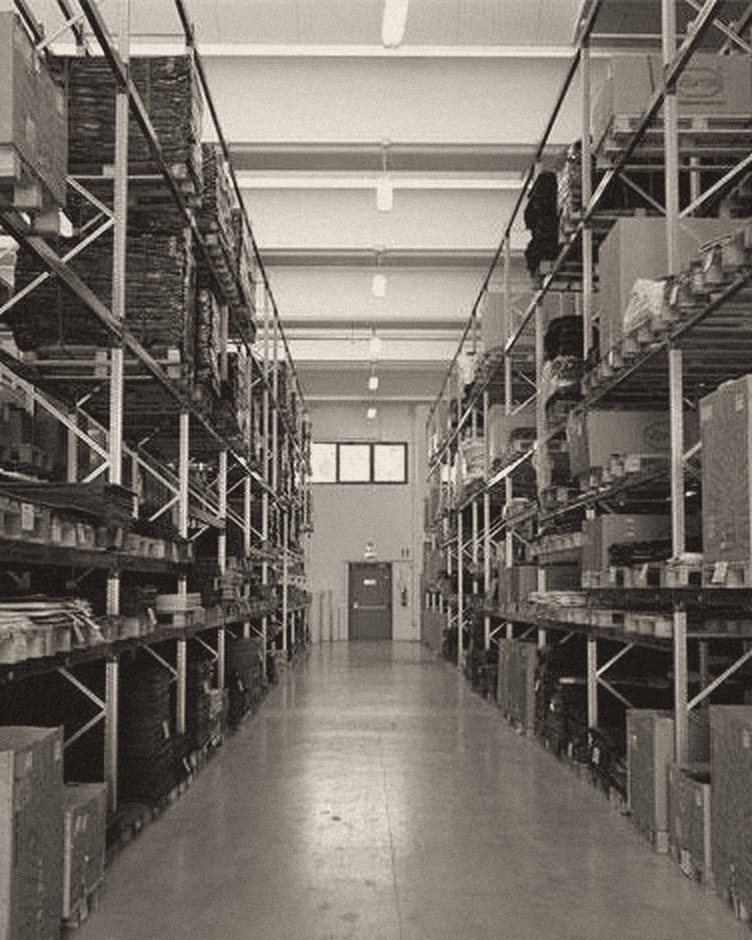
#> input picture BenvegnuSrl-Sito/assets/web/corsia-4x5.jpg, 752 x 940 px
$ python -i prepara_immagini.py   (imports and definitions only)
#> lines starting #> are read from the running program, lines starting #| are printed output that depends on the picture
# -*- coding: utf-8 -*-
"""
Prepara le immagini del sito in assets/web/.
- foto di sede e magazzino: bianco e nero neutro, curva a S leggera (neri profondi, luci pulite), ritagli per l'uso
  (hero a tutta altezza, blocchi foto del catalogo); mai ingrandite oltre 2x i pixel reali
- foto prodotto: a colori (il colore di un filo o di una suola è informazione), 800x800 su bianco, oggetto centrato
- logo: originale per la testata, versione bianca per le parti nere; loghi dei marchi a un solo colore (#111111),
  così stanno con le foto in bianco e nero invece di fare quattro macchie di colore; logo Benvegnù piatto nero per la testata
Uso: python3 prepara_immagini.py
"""
import json
import os

from PIL import Image, ImageChops, ImageEnhance, ImageFilter, ImageOps

QUI = os.path.dirname(os.path.abspath(__file__))
ASSET = os.path.join(os.path.dirname(QUI), 'assets')
ORIG = os.path.join(ASSET, 'originali')
EST = os.path.join(ASSET, 'esterne')
WEB = os.path.join(ASSET, 'web')

FACCIATA = os.path.join(EST, 'google-business-proprietario-01.jpg')
SLIDE = {
    'rotoli': 'home-slider-articoli-collanti-per-calzature-e-pelletterie-padova-venezia-2-45-38.jpg',
    'lastre': 'home-slider-articoli-collanti-per-calzature-e-pelletterie-padova-venezia-3-37-39.jpg',
    'tacchi': 'home-slider-articoli-per-calzature-padova-venezia-40-41.jpg',
    'colle': 'home-slider-benvegnu-articoli-per-calzature-e-pelletterie-vigonovo-venezia-32-47.jpg',
    'corsia': 'home-slider-ingrosso-articoli-per-pelletteria-calzature-padova-venezia-benvegnu-29-51.jpg',
    'solette': 'home-slider-solette-calzature-padova-venezia-vibram-46-54.jpg',
    'banco': 'home-slider-solette-vibram-suole-benvegu-26.jpg',
    'espositore': 'home-slider-suole-scarpe-ginnastica-vibram-benvegnu-padova-venezia-25.jpg',
}

# nome web: (sorgente, rapporto o None per l'intera foto, larghezza in uscita, fuoco x, fuoco y)
FOTO = {
    'sede-hero.jpg': (FACCIATA, '9:10', 1240, 0.70, 0.45),        # metà destra della hero, a tutta altezza
    'sede-hero-mobile.jpg': (FACCIATA, '4:3', 1200, 0.66, 0.42),
    'sede-larga.jpg': (FACCIATA, '21:9', 2048, 0.50, 0.36),
    'blocco-vibram.jpg': (SLIDE['banco'], '4:3', 750, 0.45, 0.55),
    'blocco-utensili.jpg': (SLIDE['colle'], '4:3', 750, 0.62, 0.50),
    'blocco-tomaia.jpg': (SLIDE['rotoli'], '4:3', 750, 0.50, 0.50),
    'blocco-cura.jpg': (SLIDE['solette'], '4:3', 750, 0.60, 0.50),
    'espositore-vibram.jpg': (SLIDE['espositore'], '1:1', 940, 0.50, 0.50),    # tiene intera la scritta 'vibram' a sinistra
    'banco-suole.jpg': (SLIDE['banco'], None, 750, 0.5, 0.5),
    'magazzino-corsia.jpg': (SLIDE['corsia'], None, 750, 0.5, 0.5),
    'magazzino-lastre.jpg': (SLIDE['lastre'], None, 750, 0.5, 0.5),
    'magazzino-tacchi.jpg': (SLIDE['tacchi'], None, 750, 0.5, 0.5),
}

# articoli scelti dal catalogo per rappresentare famiglie e modelli (productid del sito attuale)
PRODOTTI = [
    '1895', '9978', '14932', '2031', '8843', '1828',                 # utensili
    '80075', '85109', '83169', '82768', '83137', '85014',            # suole Vibram
    '82268', '84413', '84952', '84305',                              # lastre Vibram
    '83255', '80751', '83566', '83263',                              # mezzesuole e tacchi Vibram
    '1075', '15887', '1030', '9266', '10275',                        # filati ed elastici
    '14563', '1802', '1795',                                         # modelleria e riparazione
    '15752', '10572', '7995',                                        # esposizione e cura
    '9907', '15947',                                                 # igiene e sicurezza
    '2055', '15531',                                                 # imballaggio
]


# [37 lines left out: functions ritaglia, bianco_nero, foto, not called in this run]


def prodotto(src, dst, lato=800):
#> called with src = '../assets/web/corsia-4x5.jpg', dst = 'out.png', lato = 800
    im = Image.open(src).convert('RGB')
#> im is the input picture: PIL image 752x940 RGB; mean R, G, B 116.5, 110.3, 102.9
    g = ImageOps.grayscale(im)
    bbox = ImageOps.invert(g).point(lambda v: 255 if v > 14 else 0).getbbox() or (0, 0) + im.size
#> bbox = (0, 0, 752, 940)
    obj = im.crop(bbox)
    lim = int(lato * 0.78)
    scala = min(lim / obj.size[0], lim / obj.size[1])
#> scala = 0.664
    if max(im.size) <= 400:
        scala = min(scala, 1.6)           # le foto Vibram sono 400x400: ingrandimento contenuto
    obj = obj.resize((max(1, int(obj.size[0] * scala)), max(1, int(obj.size[1] * scala))), Image.LANCZOS)
    out = Image.new('RGB', (lato, lato), 'white')
#> out: PIL image 800x800 RGB; every value is 255
    out.paste(obj, ((lato - obj.size[0]) // 2, (lato - obj.size[1]) // 2))
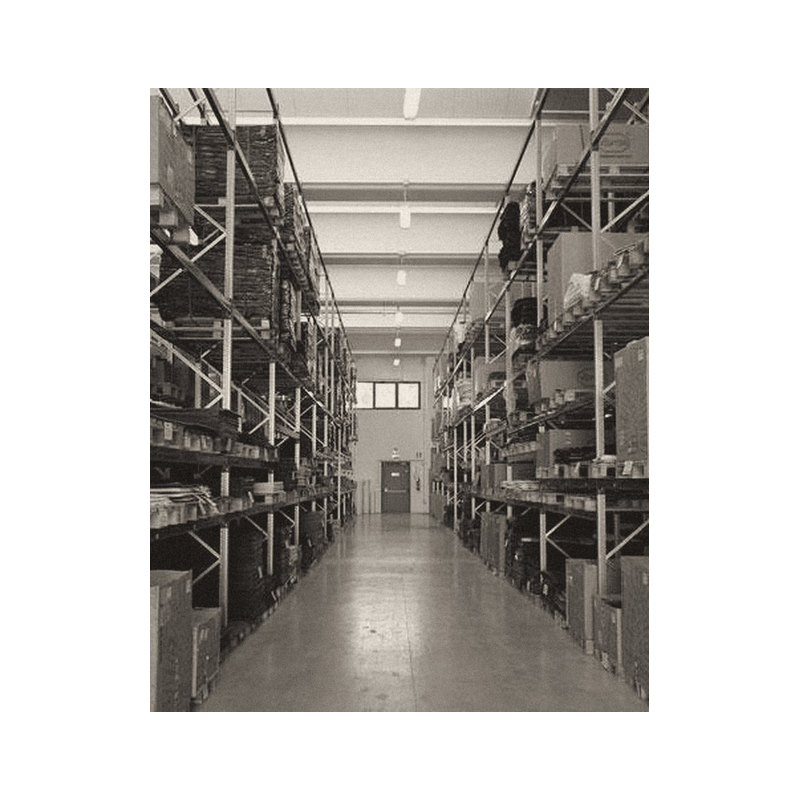
#> out: PIL image 800x800 RGB; mean R, G, B 187.6, 184.6, 181
    out.save(dst, 'JPEG', quality=86, optimize=True, progressive=True)


# [44 lines left out: functions logo_colore, logo_monocolore, main, not called in this run]


# [2 lines not run here, left out]

>>> result = prodotto('../assets/web/corsia-4x5.jpg', 'out.png')

$ run again, on 3Esse-Sito/riferimenti/dw-1440.jpg
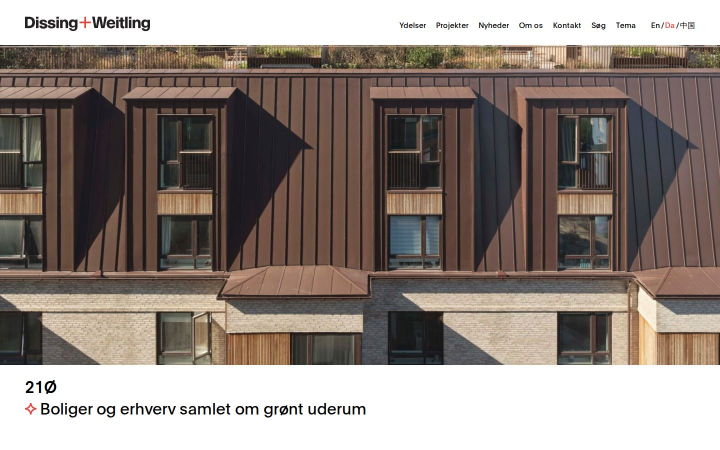
#> input picture 3Esse-Sito/riferimenti/dw-1440.jpg, 1440 x 900 px (shown at 1/2 size)
#> in prodotto, im is the input picture: PIL image 1440x900 RGB; mean R, G, B 144.9, 134, 127.7
#> in prodotto, `g = ImageOps.grayscale(im)`:
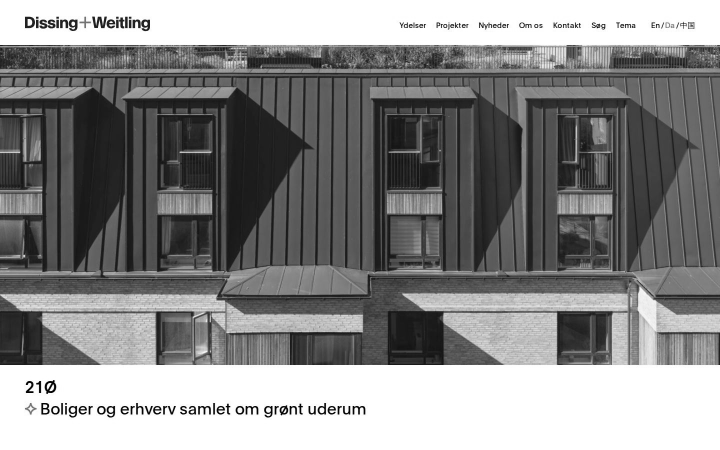
#> g: PIL image 1440x900 L (shown at 1/2 size); min 0, max 255, mean 136.6
#> bbox = (0, 33, 1440, 838)
#> in prodotto, `out.paste(obj, ((lato - obj.size[0]) // 2, (lato - obj.size[1]) // 2))`:
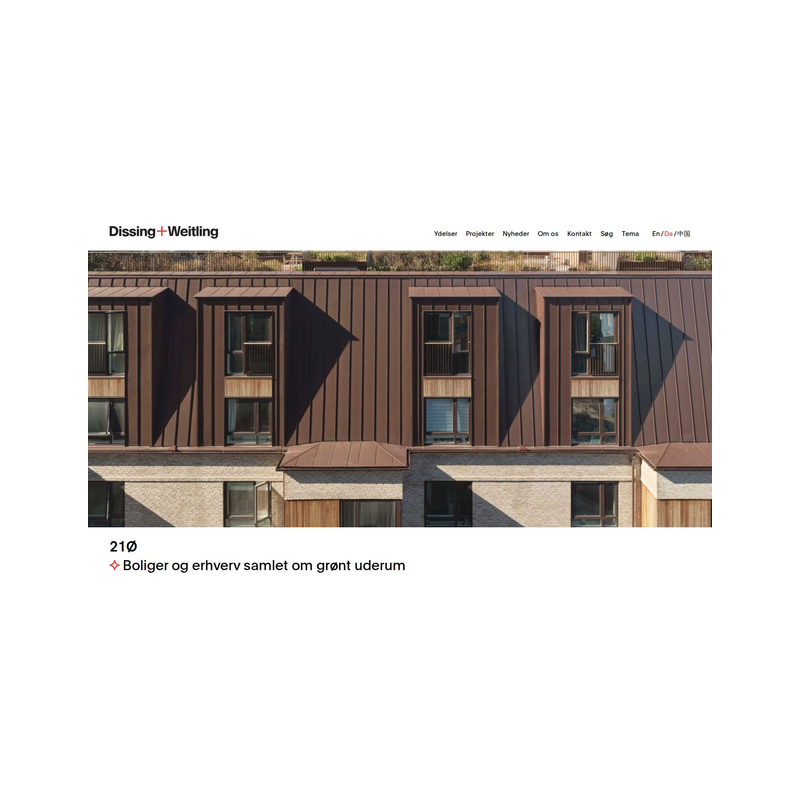
#> out: PIL image 800x800 RGB; mean R, G, B 213.2, 209.1, 206.7
